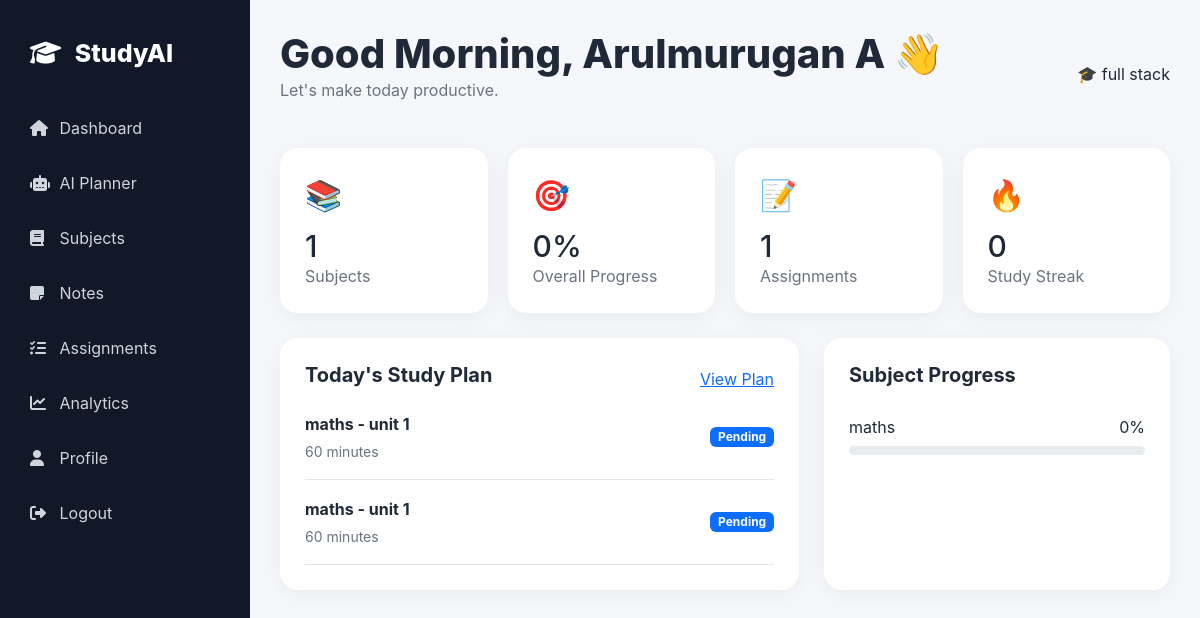
The page /dashboard (signed in) on the database its author committed.
### app.py (models this page shows)
class User(UserMixin, db.Model):
    id = db.Column(db.Integer, primary_key=True)
    name = db.Column(db.String(120), nullable=False)
    email = db.Column(
        db.String(150),
        unique=True,
        nullable=False
    )
    password = db.Column(
        db.String(255),
        nullable=False
    )
    course = db.Column(db.String(100))
    department = db.Column(db.String(100))
    year = db.Column(db.String(20))
    semester = db.Column(db.String(20))
    study_hours = db.Column(
        db.Float,
        default=2
    )
    created_at = db.Column(
        db.DateTime,
        default=datetime.utcnow
    )

class StudyTask(db.Model):
    id = db.Column(db.Integer, primary_key=True)
    title = db.Column(
        db.String(200),
        nullable=False
    )
    study_date = db.Column(
        db.Date,
        nullable=False
    )
    duration = db.Column(
        db.Integer,
        default=60
    )
    status = db.Column(
        db.String(30),
        default="Pending"
    )
    user_id = db.Column(
        db.Integer,
        db.ForeignKey("user.id"),
        nullable=False
    )

class Subject(db.Model):
    id = db.Column(db.Integer, primary_key=True)
    name = db.Column(
        db.String(150),
        nullable=False
    )
    difficulty = db.Column(
        db.String(30),
        default="Medium"
    )
    exam_date = db.Column(
        db.Date
    )
    user_id = db.Column(
        db.Integer,
        db.ForeignKey("user.id"),
        nullable=False
    )
    chapters = db.relationship(
        "Chapter",
        backref="subject",
        cascade="all, delete-orphan"
    )

### app.py (the view)
@app.route("/dashboard")
@login_required
def dashboard():
    subjects = Subject.query.filter_by(
        user_id=current_user.id
    ).all()
    tasks = StudyTask.query.filter_by(
        user_id=current_user.id
    ).order_by(
        StudyTask.study_date
    ).all()
    assignments = Assignment.query.filter_by(
        user_id=current_user.id
    ).order_by(
        Assignment.due_date
    ).all()
    total_chapters = 0
    completed_chapters = 0
    for subject in subjects:
        total_chapters += len(subject.chapters)
        completed_chapters += sum(
            1
            for chapter in subject.chapters
            if chapter.status == "Completed"
        )
    if total_chapters > 0:
        progress = round(
            completed_chapters /
            total_chapters * 100
        )
    else:
        progress = 0
    return render_template(
        "dashboard.html",
        subjects=subjects,
        tasks=tasks,
        assignments=assignments,
        progress=progress
    )

### app.py (called while the page is built)
@login_manager.user_loader
def load_user(user_id):
    return db.session.get(
        User,
        int(user_id)
    )

### templates/dashboard.html (shortened to what this page needs)
{% extends "base.html" %}
{% block content %}
<div class="top-header">
    <div>
        <h1>
            Good Morning, {{ current_user.name }} 👋
        </h1>
        <p>
            Let's make today productive.
        </p>
    </div>
    <div class="profile-mini">
        🎓 {{ current_user.course or "Student" }}
    </div>
</div>
<div class="dashboard-grid">
    <div class="stat-card">
        <div class="stat-icon">📚</div>
        <h3>{{ subjects|length }}</h3>
        <p>Subjects</p>
    </div>
    <div class="stat-card">
        <div class="stat-icon">🎯</div>
        <h3>{{ progress }}%</h3>
        <p>Overall Progress</p>
    </div>
    <div class="stat-card">
        <div class="stat-icon">📝</div>
        <h3>{{ assignments|length }}</h3>
        <p>Assignments</p>
    </div>
    <div class="stat-card">
        <div class="stat-icon">🔥</div>
        <h3>0</h3>
        <p>Study Streak</p>
    </div>
</div>
<div class="content-grid">
    <div class="dashboard-card">
        <div class="card-heading">
            <h2>Today's Study Plan</h2>
            <a href="{{ url_for('planner') }}">
                View Plan
            </a>
        </div>
        {% if tasks %}
        {% for task in tasks[:5] %}
        <div class="task-row">
            <div>
                <strong>
                    {{ task.title }}
                </strong>
                <small>
                    {{ task.duration }} minutes
                </small>
            </div>
            <span class="badge bg-primary">
                {{ task.status }}
            </span>
        </div>
        {% endfor %}
        {% endif %}
    </div>
    <div class="dashboard-card">
        <div class="card-heading">
            <h2>Subject Progress</h2>
        </div>
        {% for subject in subjects %}
        {% set total = subject.chapters|length %}
        {% set completed = subject.chapters|
        selectattr("status", "equalto", "Completed")|
        list|length %}
        {% if total > 0 %}
        {% set percent =
        (completed / total * 100)|round|int %}
        {% else %}
        {% set percent = 0 %}
        {% endif %}
        <div class="subject-progress">
            <div class="progress-title">
                <span>
                    {{ subject.name }}
                </span>
                <span>
                    {{ percent }}%
                </span>
            </div>
            <div class="progress">
            </div>
        </div>
        {% else %}
        <p>
            Add subjects to see progress.
        </p>
        {% endfor %}
    </div>
</div>
{% endblock %}

### templates/base.html (shortened to what this page needs)
<!DOCTYPE html>
<html lang="en">
<head>
    <link href="https://cdn.jsdelivr.net/npm/bootstrap@5.3.3/dist/css/bootstrap.min.css" rel="stylesheet">
    <link href="https://cdnjs.cloudflare.com/ajax/libs/font-awesome/6.6.0/css/all.min.css" rel="stylesheet">
    <link rel="stylesheet" href="{{ url_for('static', filename='css/style.css') }}">
</head>
<body>
    <div class="app-container">
        {% if current_user.is_authenticated %}
        <aside class="sidebar">
            <div class="logo">
                <i class="fa-solid fa-graduation-cap"></i>
                StudyAI
            </div>
            <nav>
                <a href="{{ url_for('dashboard') }}">
                    <i class="fa-solid fa-house"></i>
                    Dashboard
                </a>
                <a href="{{ url_for('planner') }}">
                    <i class="fa-solid fa-robot"></i>
                    AI Planner
                </a>
                <a href="{{ url_for('subjects') }}">
                    <i class="fa-solid fa-book"></i>
                    Subjects
                </a>
                <a href="{{ url_for('notes') }}">
                    <i class="fa-solid fa-note-sticky"></i>
                    Notes
                </a>
                <a href="{{ url_for('assignments') }}">
                    <i class="fa-solid fa-list-check"></i>
                    Assignments
                </a>
                <a href="{{ url_for('analytics') }}">
                    <i class="fa-solid fa-chart-line"></i>
                    Analytics
                </a>
                <a href="{{ url_for('profile') }}">
                    <i class="fa-solid fa-user"></i>
                    Profile
                </a>
                <a href="{{ url_for('logout') }}">
                    <i class="fa-solid fa-right-from-bracket"></i>
                    Logout
                </a>
            </nav>
        </aside>
        {% endif %}
        <main class="main-content">
            {% block content %}{% endblock %}
        </main>
    </div>
</body>
</html>

### static/css/style.css (style rules this page uses)
* { box-sizing: border-box; }
body { margin: 0; font-family: Inter, Arial, sans-serif; background: #f5f7fb; color: #1f2937; }
.app-container { display: flex; min-height: 100vh; }
.sidebar { width: 250px; min-height: 100vh; background: #111827; color: white; padding: 25px 15px; position: fixed; left: 0; top: 0; }
.logo { font-size: 25px; font-weight: 800; padding: 10px 15px 30px; }
.logo i { margin-right: 8px; }
.sidebar nav a { display: block; color: #d1d5db; text-decoration: none; padding: 13px 15px; margin-bottom: 5px; border-radius: 10px; transition: 0.2s; }
.sidebar nav i { width: 25px; }
.main-content { width: 100%; margin-left: 250px; padding: 30px; }
.top-header, .page-header { display: flex; justify-content: space-between; align-items: center; margin-bottom: 30px; }
.top-header h1, .page-header h1 { margin: 0; font-weight: 800; }
.top-header p, .page-header p { color: #6b7280; }
.dashboard-grid { display: grid; grid-template-columns: repeat(4, 1fr); gap: 20px; margin-bottom: 25px; }
.stat-card, .dashboard-card, .subject-card { background: white; border-radius: 18px; padding: 25px; box-shadow: 0 5px 25px rgba(0, 0, 0, 0.05); }
.stat-icon { font-size: 30px; }
.stat-card h3 { font-size: 30px; margin: 10px 0 0; }
.stat-card p { color: #6b7280; margin: 0; }
.content-grid { display: grid; grid-template-columns: 1.5fr 1fr; gap: 25px; }
.card-heading { display: flex; justify-content: space-between; align-items: center; }
.card-heading h2, .dashboard-card h2 { font-size: 20px; font-weight: 750; }
.task-row { display: flex; justify-content: space-between; align-items: center; padding: 17px 0; border-bottom: 1px solid #e5e7eb; }
.task-row strong { display: block; }
.task-row small { display: block; margin-top: 5px; color: #6b7280; }
.subject-progress { margin: 20px 0; }
.progress-title { display: flex; justify-content: space-between; margin-bottom: 7px; }
.progress { height: 9px; }

### rows shown on the page
User: name "Arulmurugan A", course "full stack"
StudyTask: title "maths - unit 1", duration "60", status "Pending"
StudyTask: title "maths - unit 1", duration "60", status "Pending"
Subject: name "maths", percent "0"

### other values the page prints
{{ subjects|length }} "1"
{{ progress }} "0"
{{ assignments|length }} "1"
